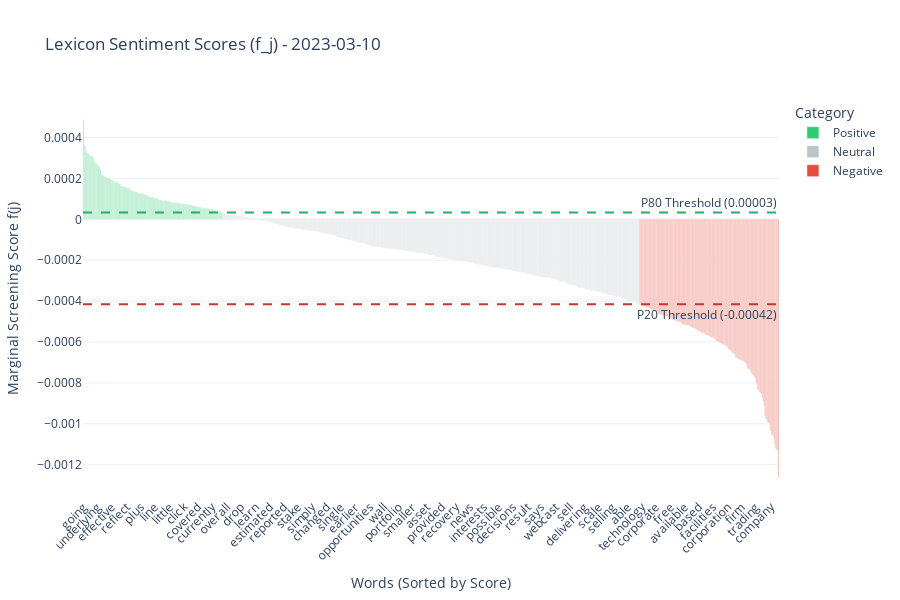

Notebook cell for this chart:
### Markdown cell above
#### Vizualization

### Code cell
# Visualisation pour la faillite de la SVB le 10 Mars 2023:
visualize_daily_lexicon('2023-03-10')

### Figure 1 — Plotly figure (JSON) as saved in the notebook; plotly's stock layout.template omitted (floating-point values rounded to 4 significant figures; data arrays with more than 128 entries replaced by an {"elided": "..."} marker saying what was removed)
{"data": [{"hovertemplate": "Category=Positive<br>Financial Terms=%{x}<br>Score f(j)=%{y:.5f}<extra></extra>", "legendgroup": "Positive", "marker": {"color": "#2ecc71", "pattern": {"shape": ""}}, "name": "Positive", "orientation": "v", "showlegend": true, "textposition": "auto", "type": "bar", "x": {"elided": "156 str values"}, "xaxis": "x", "y": {"elided": "156 float values"}, "yaxis": "y"}, {"hovertemplate": "Category=Neutral<br>Financial Terms=%{x}<br>Score f(j)=%{y:.5f}<extra></extra>", "legendgroup": "Neutral", "marker": {"color": "#bdc3c7", "pattern": {"shape": ""}}, "name": "Neutral", "orientation": "v", "showlegend": true, "textposition": "auto", "type": "bar", "x": {"elided": "466 str values"}, "xaxis": "x", "y": {"elided": "466 float values"}, "yaxis": "y"}, {"hovertemplate": "Category=Negative<br>Financial Terms=%{x}<br>Score f(j)=%{y:.5f}<extra></extra>", "legendgroup": "Negative", "marker": {"color": "#e74c3c", "pattern": {"shape": ""}}, "name": "Negative", "orientation": "v", "showlegend": true, "textposition": "auto", "type": "bar", "x": {"elided": "156 str values"}, "xaxis": "x", "y": {"elided": "156 float values"}, "yaxis": "y"}], "layout": {"annotations": [{"showarrow": false, "text": "P80 Threshold (0.00003)", "x": 1, "xanchor": "right", "xref": "x domain", "y": 3.342e-05, "yanchor": "bottom", "yref": "y"}, {"showarrow": false, "text": "P20 Threshold (-0.00042)", "x": 1, "xanchor": "right", "xref": "x domain", "y": -0.0004157, "yanchor": "top", "yref": "y"}], "barmode": "relative", "height": 600, "legend": {"title": {"text": "Category"}, "tracegroupgap": 0}, "shapes": [{"line": {"color": "#27ae60", "dash": "dash"}, "type": "line", "x0": 0, "x1": 1, "xref": "x domain", "y0": 3.342e-05, "y1": 3.342e-05, "yref": "y"}, {"line": {"color": "#c0392b", "dash": "dash"}, "type": "line", "x0": 0, "x1": 1, "xref": "x domain", "y0": -0.0004157, "y1": -0.0004157, "yref": "y"}], "title": {"text": "Lexicon Sentiment Scores (f_j) - 2023-03-10"}, "xaxis": {"anchor": "y", "domain": [0, 1], "tickangle": -45, "title": {"text": "Words (Sorted by Score)"}}, "yaxis": {"anchor": "x", "domain": [0, 1], "title": {"text": "Marginal Screening Score f(j)"}}}}
